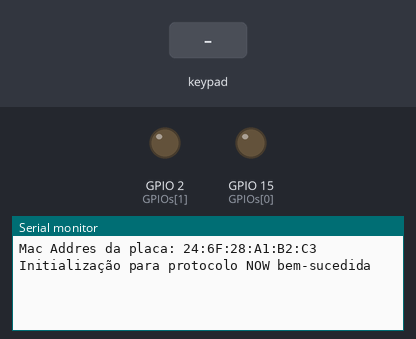
Bench run of a sketch on a simulated ESP32. Shown: output pins drawn as LEDs (lit = HIGH), the last lines printed to the serial monitor. Inputs (shaded band) come from the test bench.

Above: at 1.2 s.
1.3 s: key 'O' pressed
At 2.7 s:
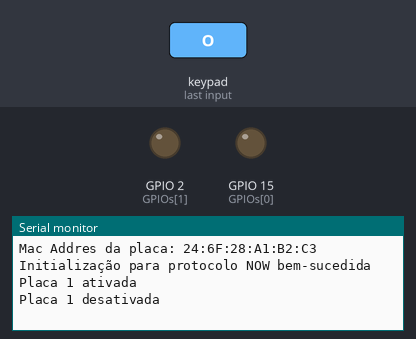
3.0 s: key 'S' pressed
At 4.1 s:
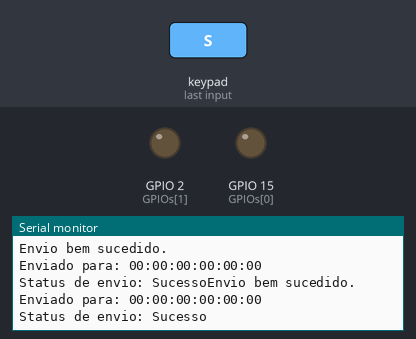
4.5 s: key '+' pressed
At 4.66 s:
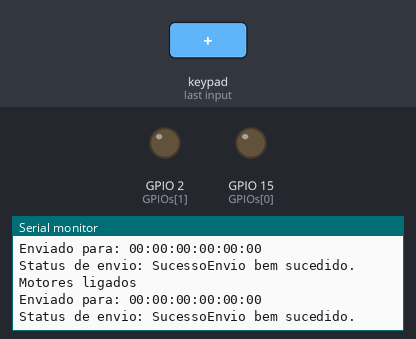

The sketch:

master.ino
```cpp
//Pacotes a serem incluídos.

#include <DabbleESP32.h>
#include <esp_now.h> //Pacote para implementação do protocolo ESP_NOW.
#include <WiFi.h> //Pacote para pairing das placas.

//Constantes referentes ao PWM dos motores hápticos.
const int CHANNEL = 0; //Canal do PWM.
const int FREQUENCY = 5e3; //Frequency of PWM.
const int RESOLUTION = 8; //Bits resolution of pwm (goes from 0 to 255).
const int GPIOs[2] = {15,2}; //PWM output gpios.
uint8_t INCREASE = 100;
uint8_t DECREASE = 101;

//Constantes referentes à comunicação via protocolo ESP NOW.
//If we use {0xFF,0xFF,0xFF,0xFF,0xFF,0xFF}, we broadcast the signal to every available board.
//If we use each MacAddress, we can determine which board we wanna transmite the signal.
const int nSlaves = 1; //Quantos placas slaves há.
uint8_t TURN_PWM = 0; //Comando para ligar/desligar PWM.

//Endereço das placas "slaves" para pairing via ESP NOW.
uint8_t macSlaves[nSlaves][6] = {{0xFF,0xFF,0xFF,0xFF,0xFF,0xFF}}; // MacAddress of each "slave" board.

//Variáveis referentes ao estado do PWM (ativação e intensidade).
bool active = false;
bool is_on = false;
int duty = 100; // Ciclo de carga. Inicialmente, um pouco abaixo de 50%.

void setupDabble(){
  Dabble.begin("Pedro's ESP32");
  return;
}

void setupPWM(){
  ledcSetup(CHANNEL,FREQUENCY,RESOLUTION);
  for(int i = 0; i < sizeof(GPIOs)/sizeof(int); i++){
    ledcAttachPin(GPIOs[i],CHANNEL);
  }
  return;
}

void InitESPNow(){
  if(esp_now_init() == ESP_OK){
    Serial.println("Initialização para protocolo NOW bem-sucedida");
  }
  else{
    Serial.println("Initialização para protocolo NOW falhou");
    ESP.restart(); //Reinicando;
  }
  return;
}

void send(uint8_t dados){
    uint8_t broadcast[] = {0xFF, 0xFF, 0xFF, 0xFF, 0xFF, 0xFF};
    for(int i = 0; i < nSlaves; i++){
      esp_err_t result; //Instanciando objeto para armazenar resultado do envio de dados.
      result = esp_now_send(broadcast, (uint8_t *) &dados, sizeof(dados));
      Serial.println(result == ESP_OK ? "Envio bem sucedido." : "Envio falhou.");
    }
    return;
}

void OnDataSent(const uint8_t *mac_addr, esp_now_send_status_t status){
  char sentTo[18];
  snprintf(sentTo,sizeof(sentTo),"%02x:%02x:%02x:%02x:%02x:%02x", mac_addr[0], mac_addr[1],
  mac_addr[2], mac_addr[3], mac_addr[4], mac_addr[5]);

  Serial.print("Enviado para: ");
  Serial.println(sentTo);

  Serial.print("Status de envio: ");
  Serial.print(status == ESP_NOW_SEND_SUCCESS ? "Sucesso" : "Falha");

  return;
}

void setupNow(){
  WiFi.mode(WIFI_STA); //Settando o ESP como estação.
  Serial.print("Mac Addres da placa: ");
  Serial.println(WiFi.macAddress()); //Printando o MacAddress da placa.

  InitESPNow(); //Inicializando a placa de acordo com o protocolo ESP NOW.

  esp_now_peer_info_t slave; //Instanciando um objeto para armazenar as informações de pareamento.

  for(int i = 0; i < nSlaves; i++){
    slave.channel = CHANNEL;
    slave.encrypt = 0;
    memset(&slave, 0, sizeof(slave));
    memcpy(slave.peer_addr, macSlaves[i],sizeof(macSlaves[i]));
    esp_now_add_peer(&slave); //Pairing placas.
  }

  esp_now_register_send_cb(OnDataSent); //Registrando callback (que roda uma vez que o sinal tenha sido enviado.
  return;
}

void setup() {
  Serial.begin(115200); //Settando baud-rate do terminal serial.
  setupNow();
  setupDabble();
  setupPWM();
}

void activeBoard(int id){
  send(id);
}

void turnPWM(){
  send(TURN_PWM);
}

void loop() {
  Dabble.processInput();

  // Ativando/Desativando as placas.
  if(GamePad.isCirclePressed()){
    active = !active; //Alterando estado.
    Serial.println(active ? "Placa 1 ativada" : "Placa 1 desativada");
    delay(200);
  }
  else if(GamePad.isSquarePressed()){
     activeBoard(2); //Ativando placa 2.
     delay(200);
  }
  else if(GamePad.isTrianglePressed()){
    activeBoard(3); //Ativando placa 3.
    delay(200);
  }

  // Aumentando/diminuindo intensidade do PWM.
  if(GamePad.isUpPressed() && active){
    if(duty < 250){
      duty += 10;
    }
    Serial.print("Ciclo de carga de ");
    Serial.println(duty);
    send(INCREASE);
    delay(200);
  }
  else if(GamePad.isDownPressed() && active){
    if(duty > 100){
      duty -= 10;
    }
    Serial.print("Ciclo de carga de ");
    Serial.println(duty);
    send(DECREASE);
    delay(200);
  }
  else if(GamePad.isStartPressed()){
    is_on = !is_on;
    turnPWM();
    Serial.println(is_on ? "Motores ligados" : "Motores desligados");
    delay(200);
  }

  if(is_on && active){
     ledcWrite(CHANNEL,duty);
  }
  else{
    ledcWrite(CHANNEL,0);
  }

}
```

Measured:
- after the input at 1.3 s, the serial monitor: prints a new line at once (image 1)
- after the input at 3.0 s, the serial monitor: prints a new line at once (image 2)
- after the input at 4.5 s, the serial monitor: prints a new line at once (image 3)
